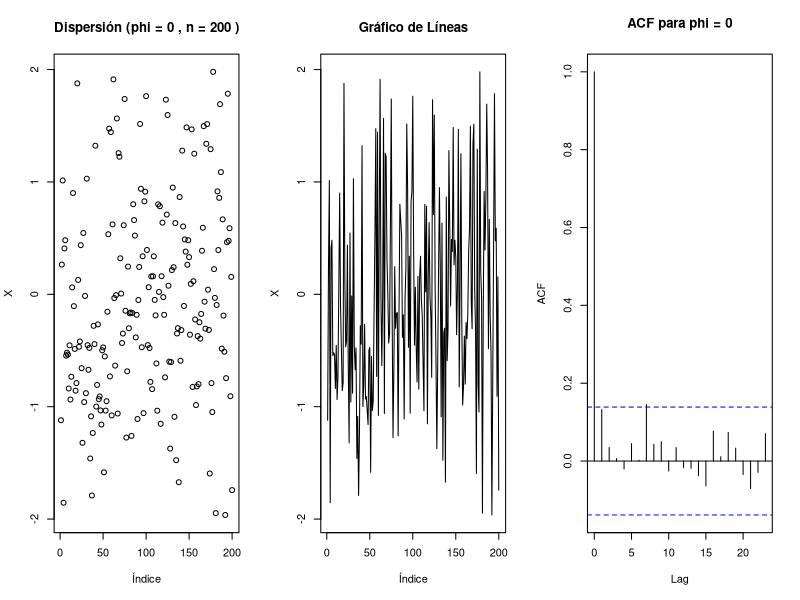
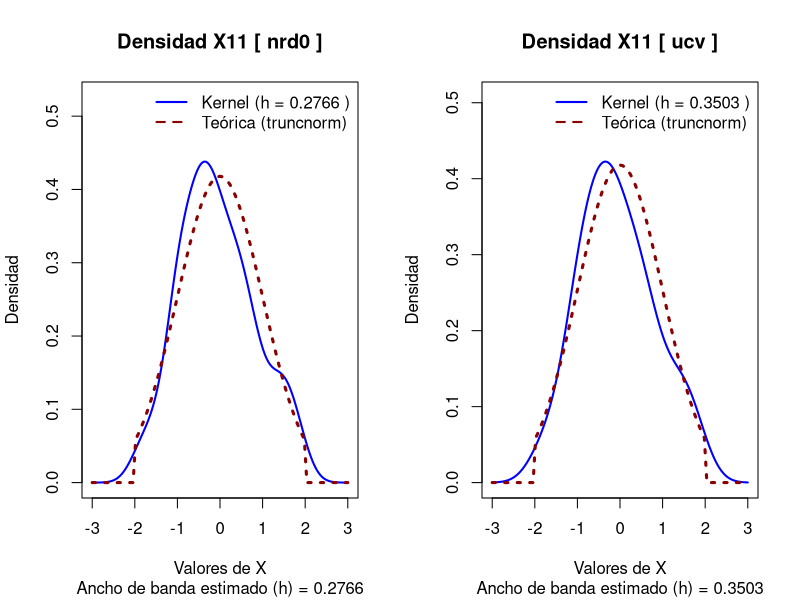
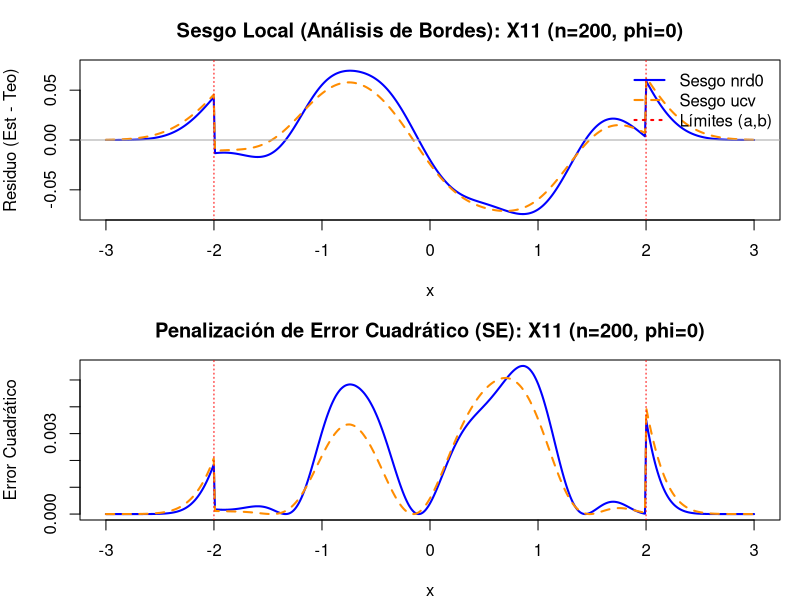
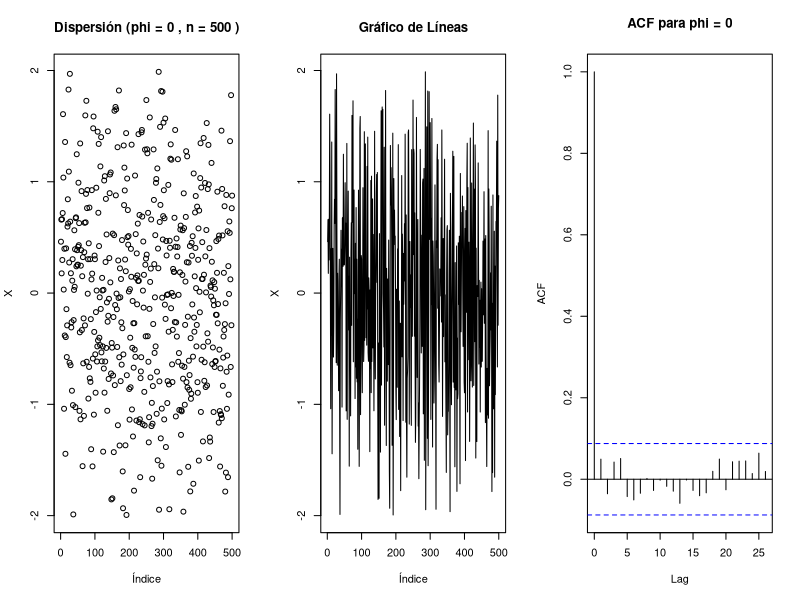
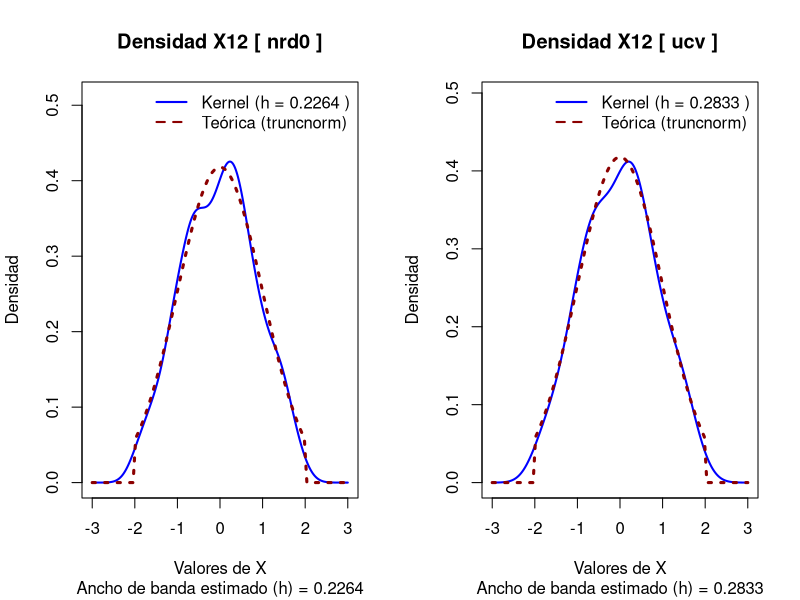
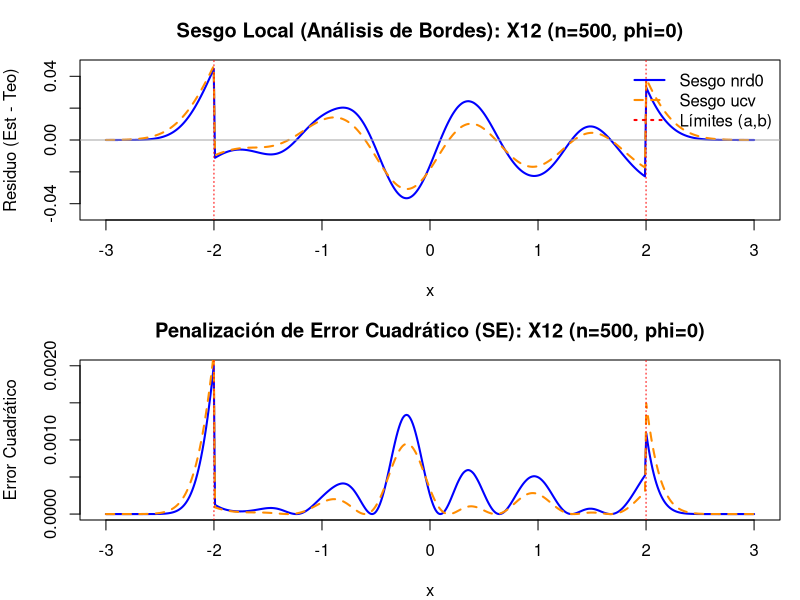
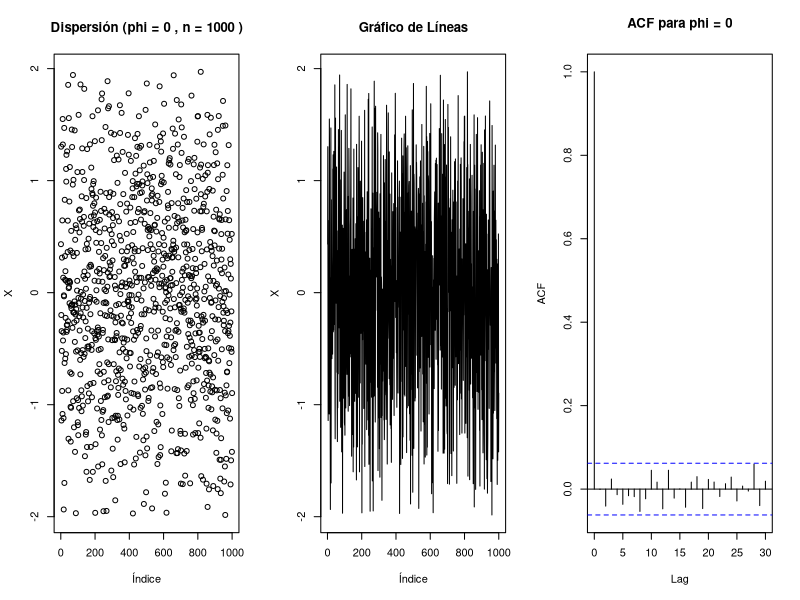
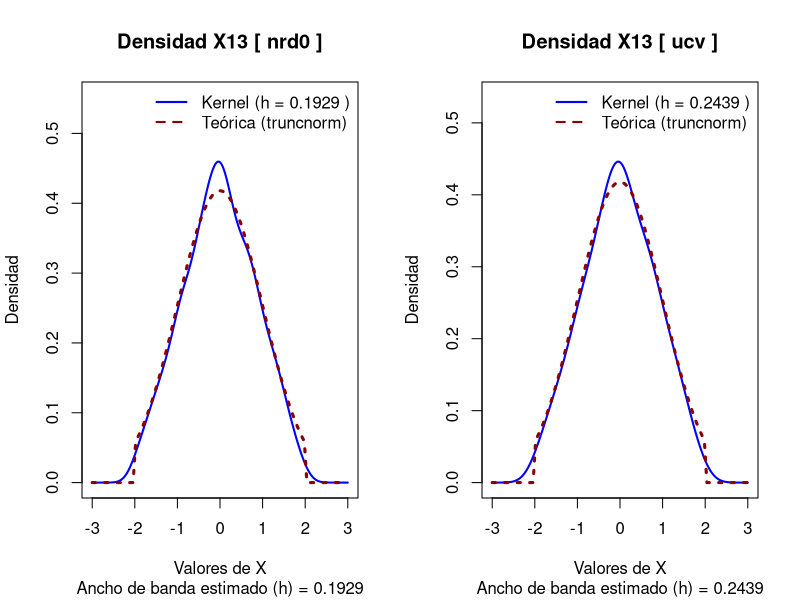

The R source for these figures, in order:
# ==============================================================================
# TÍTULO: Simulación de Procesos AR(1) con Distribución Normal Truncada y 
#         Comparación de Estimadores de Densidad Kernel (nrd0 vs. ucv)
#
# DESCRIPCIÓN: Este script genera series temporales con dependencia lineal AR(1)
#              transformadas a una distribución Normal Truncada mediante el 
#              método de la transformada inversa. Posteriormente, evalúa el
#              impacto del tamaño muestral (n) y el parámetro de persistencia (phi)
#              en la estimación de la densidad, comparando dos métodos de 
#              ancho de banda (h) frente a la densidad teórica real.
#
# AUTOR: Sebastian Zabala
# FECHA: Julio, 2026
# ==============================================================================

# ==============================================================================
# 1. PAQUETES Y CONFIGURACIÓN
# ==============================================================================
# Instala el paquete si no lo tienes: install.packages("truncnorm")
library(truncnorm)

# Esteblciendo semilla inicial
set.seed(1234)

# ==============================================================================
# 2. FUNCIÓN DE SIMULACIÓN (Normal Truncada Dependiente AR(1))
# ==============================================================================
gnormtrunc_dep <- function(nsim, phi, a, b, m, de) {
  # Generacion de AR(1)
  if (phi == 0) {
    Z <- rnorm(nsim) # Si phi es 0, es simplemente ruido blanco estandar
  } else {
    Z <- arima.sim(list(ar=phi), n=nsim) 
  }
  
  # Calculamos la varianza teórica del proceso AR(1)
  sd_Z <- if (phi == 0) 1 else sqrt(1 / (1 - phi^2))
  
  # Generar variables uniformes
  U <- pnorm(Z, mean=0, sd=sd_Z)
  
  # Soporte para la normal truncada, dependiente.
  F_a <- pnorm(a, mean = m, sd = de)
  F_b <- pnorm(b, mean = m, sd = de)
  p <- F_b - F_a
  
  # Inversa de la función de distribución (qnorm) ajustada a la escala
  X = qnorm(p * U + F_a, mean=m, sd=de)
  
  par(mfrow=c(1,3))
  # Gráficos internos solicitados de la serie
  plot(seq(1, nsim, 1), X, xlab="Índice", ylab="X", main=paste("Dispersión (phi =", phi, ", n =", nsim, ")"))
  plot(X, type = "l", xlab="Índice", ylab="X", main="Gráfico de Líneas")
  acf(X, main=paste("ACF para phi =", phi))
  par(mfrow=c(1,1))
  
  return(X)
}

# ==============================================================================
# 3. FUNCIÓN PARA ESTIMAR LA DENSIDAD
# ==============================================================================

est_dens_func <- function(X, bw_metodo, lim_inf, lim_sup) {
  
  # 1. Calcular estimación de densidad kernel
  # Nota: Es buena práctica fijar 'n' (ej. n = 512) para asegurar el mismo tamaño siempre
  est_dens <- density(X, bw = bw_metodo, from = lim_inf, to = lim_sup, n = 512)
  
  # 2. Extraer el valor numérico de h (ancho de banda) redondeado a 4 decimales
  h_estimado <- round(est_dens$bw, 4)
  
  # 3. Extraer la malla con la que se construyó la estimación
  malla <- est_dens$x
  
  # 4. Extraer las estimaciones de la densidad de la malla
  densidades <- est_dens$y
  
  # 5. Retornar las variables en una lista con nombres descriptivos
  return(list(
    h_estimado = h_estimado,
    malla      = malla,
    densidades = densidades
  ))
}

# ==============================================================================
# 3. FUNCIÓN ASISTENTE PARA SOBREPONER DENSIDADES (CORREGIDA Y AUTOMATIZADA)
# ==============================================================================
graficar_densidades_trunc <- function(densidad_est, bw_metodo, a, b, m, de, titulo = "") {
  
  # 1. Extraer los límites dinámicamente desde la malla ya calculada
  limite_inferior <- min(densidad_est$malla)
  limite_superior <- max(densidad_est$malla)
  
  # 2. Graficar la estimación del Kernel usando los vectores x e y
  plot(x = densidad_est$malla, 
       y = densidad_est$densidades, 
       type = "l", 
       main = paste("Densidad", titulo, "[", bw_metodo, "]"), 
       sub = paste("Ancho de banda estimado (h) =", round(densidad_est$h_estimado, 4)),
       col = "blue", lwd = 2, 
       xlim = c(limite_inferior, limite_superior), # Límites inyectados automáticamente
       ylim = c(0, max(densidad_est$densidades) * 1.2),
       xlab = "Valores de X", ylab = "Densidad")
  
  # 3. Sobreponer la teórica usando el paquete truncnorm
  curve(dtruncnorm(x, a = a, b = b, mean = m, sd = de), 
        col = "darkred", lwd = 3, lty = 3, add = TRUE)
  
  # 4. Leyenda explicativa enriquecida con el valor de h
  legend("topright", 
         legend = c(paste("Kernel (h =", round(densidad_est$h_estimado, 4), ")"), "Teórica (truncnorm)"), 
         col = c("blue", "darkred"), lty = c(1, 2), lwd = 2, bty = "n")
}



# ==============================================================================
# 4. DIAGNÓSTICO DE ERROR LOCAL (SESGO Y ERROR CUADRÁTICO) (ACTUALIZADO)
# ==============================================================================
diagnostico_error_local <- function(X, a, b, m, de, lim_inf, lim_sup, titulo = "") {
  # Configurar layout para 2 gráficos apilados verticalmente
  par(mfrow = c(2, 1), mar = c(4, 4, 3, 1))
  
  # 1. Estimar con ambos métodos forzando la grilla exacta (sin interpolación)
  # Usamos from, to y n=512 para "congelar" la malla
  d_nrd0 <- density(X, bw = "nrd0", from = lim_inf, to = lim_sup, n = 512)
  
  # Suprimimos los warnings de UCV para no saturar la consola en esta fase
  d_ucv  <- suppressWarnings(density(X, bw = "ucv", from = lim_inf, to = lim_sup, n = 512))
  
  # 2. Extraer la malla exacta generada por R y evaluar la densidad teórica ahí
  x_grid <- d_nrd0$x
  y_teo <- dtruncnorm(x_grid, a = a, b = b, mean = m, sd = de)
  
  # 3. GRÁFICO 1: Residuos (Sesgo Local)
  # Calculamos el error directamente sin usar approx()
  sesgo_nrd0 <- d_nrd0$y - y_teo
  sesgo_ucv  <- d_ucv$y - y_teo
  
  # Establecer límites simétricos para el eje Y del sesgo
  y_lim_sesgo <- max(abs(c(sesgo_nrd0, sesgo_ucv)))
  
  plot(x_grid, sesgo_nrd0, type = "l", col = "blue", lwd = 2,
       ylim = c(-y_lim_sesgo, y_lim_sesgo),
       ylab = "Residuo (Est - Teo)", xlab = "x",
       main = paste("Sesgo Local (Análisis de Bordes):", titulo))
  lines(x_grid, sesgo_ucv, col = "darkorange", lwd = 2, lty = 2)
  abline(h = 0, col = "darkgray", lty = 1) # Línea de perfección
  abline(v = c(a, b), col = "red", lty = 3) # Límites de truncamiento
  
  legend("topright", legend = c("Sesgo nrd0", "Sesgo ucv", "Límites (a,b)"),
         col = c("blue", "darkorange", "red"), lty = c(1, 2, 3), lwd = 2, bty = "n")
  
  # 4. GRÁFICO 2: Error Cuadrático Local
  se_nrd0 <- sesgo_nrd0^2
  se_ucv  <- sesgo_ucv^2
  
  plot(x_grid, se_nrd0, type = "l", col = "blue", lwd = 2,
       ylab = "Error Cuadrático", xlab = "x",
       main = paste("Penalización de Error Cuadrático (SE):", titulo))
  lines(x_grid, se_ucv, col = "darkorange", lwd = 2, lty = 2)
  abline(v = c(a, b), col = "red", lty = 3)
  
  # Restaurar layout gráfico a la normalidad
  par(mfrow = c(1, 1), mar = c(5, 4, 4, 2) + 0.1)
}


# ==============================================================================
# 5. EJECUCIÓN DE SIMULACIONES Y GRÁFICOS DE COMPARACIÓN
# ==============================================================================

# ------------------------------------------------------------------------------
# Bloque 1: Simulaciones con phi = 0 y normal truncada (0,1) en (-2,2)
# ------------------------------------------------------------------------------

# --- X11 (n = 200) ---
X11 <- gnormtrunc_dep(nsim = 200, phi = 0, a = -2, b = 2, m = 0, de = 1)
dens_nrd0_X11 <- est_dens_func(X11, "nrd0", lim_inf = -3, lim_sup = 3)
dens_ucv_X11  <- suppressWarnings(est_dens_func(X11, "ucv", lim_inf = -3, lim_sup = 3))

par(mfrow=c(1,2))
graficar_densidades_trunc(dens_nrd0_X11, "nrd0", a = -2, b = 2, m = 0, de = 1, titulo = "X11")
graficar_densidades_trunc(dens_ucv_X11, "ucv",  a = -2, b = 2, m = 0, de = 1, titulo = "X11")
diagnostico_error_local(X11, a = -2, b = 2, m = 0, de = 1, lim_inf = -3, lim_sup = 3, titulo = "X11 (n=200, phi=0)")

# --- X12 (n = 500) ---
X12 <- gnormtrunc_dep(nsim = 500, phi = 0, a = -2, b = 2, m = 0, de = 1)
dens_nrd0_X12 <- est_dens_func(X12, "nrd0", lim_inf = -3, lim_sup = 3)
dens_ucv_X12  <- suppressWarnings(est_dens_func(X12, "ucv", lim_inf = -3, lim_sup = 3))

par(mfrow=c(1,2))
graficar_densidades_trunc(dens_nrd0_X12, "nrd0", a = -2, b = 2, m = 0, de = 1, titulo = "X12")
graficar_densidades_trunc(dens_ucv_X12, "ucv",  a = -2, b = 2, m = 0, de = 1, titulo = "X12")
diagnostico_error_local(X12, a = -2, b = 2, m = 0, de = 1, lim_inf = -3, lim_sup = 3, titulo = "X12 (n=500, phi=0)")

# --- X13 (n = 1000) ---
X13 <- gnormtrunc_dep(nsim = 1000, phi = 0, a = -2, b = 2, m = 0, de = 1)
dens_nrd0_X13 <- est_dens_func(X13, "nrd0", lim_inf = -3, lim_sup = 3)
dens_ucv_X13  <- suppressWarnings(est_dens_func(X13, "ucv", lim_inf = -3, lim_sup = 3))

par(mfrow=c(1,2))
graficar_densidades_trunc(dens_nrd0_X13, "nrd0", a = -2, b = 2, m = 0, de = 1, titulo = "X13")
graficar_densidades_trunc(dens_ucv_X13, "ucv",  a = -2, b = 2, m = 0, de = 1, titulo = "X13")
diagnostico_error_local(X13, a = -2, b = 2, m = 0, de = 1, lim_inf = -3, lim_sup = 3, titulo = "X13 (n=1000, phi=0)")

# --- X14 (n = 2000) ---
X14 <- gnormtrunc_dep(nsim = 2000, phi = 0, a = -2, b = 2, m = 0, de = 1)
dens_nrd0_X14 <- est_dens_func(X14, "nrd0", lim_inf = -3, lim_sup = 3)
dens_ucv_X14  <- suppressWarnings(est_dens_func(X14, "ucv", lim_inf = -3, lim_sup = 3))

par(mfrow=c(1,2))
graficar_densidades_trunc(dens_nrd0_X14, "nrd0", a = -2, b = 2, m = 0, de = 1, titulo = "X14")
graficar_densidades_trunc(dens_ucv_X14, "ucv",  a = -2, b = 2, m = 0, de = 1, titulo = "X14")
diagnostico_error_local(X14, a = -2, b = 2, m = 0, de = 1, lim_inf = -3, lim_sup = 3, titulo = "X14 (n=2000, phi=0)")


# ------------------------------------------------------------------------------
# Bloque 2: Simulaciones con phi = 0.5 y normal truncada (0,1) en (-2,2)
# ------------------------------------------------------------------------------

# --- X21 (n = 200) ---
X21 <- gnormtrunc_dep(nsim = 200, phi = 0.5, a = -2, b = 2, m = 0, de = 1)
dens_nrd0_X21 <- est_dens_func(X21, "nrd0", lim_inf = -3, lim_sup = 3)
dens_ucv_X21  <- suppressWarnings(est_dens_func(X21, "ucv", lim_inf = -3, lim_sup = 3))

par(mfrow=c(1,2))
graficar_densidades_trunc(dens_nrd0_X21, "nrd0", a = -2, b = 2, m = 0, de = 1, titulo = "X21")
graficar_densidades_trunc(dens_ucv_X21, "ucv",  a = -2, b = 2, m = 0, de = 1, titulo = "X21")
diagnostico_error_local(X21, a = -2, b = 2, m = 0, de = 1, lim_inf = -3, lim_sup = 3, titulo = "X21 (n=200, phi=0.5)")

# --- X22 (n = 500) ---
X22 <- gnormtrunc_dep(nsim = 500, phi = 0.5, a = -2, b = 2, m = 0, de = 1)
dens_nrd0_X22 <- est_dens_func(X22, "nrd0", lim_inf = -3, lim_sup = 3)
dens_ucv_X22  <- suppressWarnings(est_dens_func(X22, "ucv", lim_inf = -3, lim_sup = 3))

par(mfrow=c(1,2))
graficar_densidades_trunc(dens_nrd0_X22, "nrd0", a = -2, b = 2, m = 0, de = 1, titulo = "X22")
graficar_densidades_trunc(dens_ucv_X22, "ucv",  a = -2, b = 2, m = 0, de = 1, titulo = "X22")
diagnostico_error_local(X22, a = -2, b = 2, m = 0, de = 1, lim_inf = -3, lim_sup = 3, titulo = "X22 (n=500, phi=0.5)")

# --- X23 (n = 1000) ---
X23 <- gnormtrunc_dep(nsim = 1000, phi = 0.5, a = -2, b = 2, m = 0, de = 1)
dens_nrd0_X23 <- est_dens_func(X23, "nrd0", lim_inf = -3, lim_sup = 3)
dens_ucv_X23  <- suppressWarnings(est_dens_func(X23, "ucv", lim_inf = -3, lim_sup = 3))

par(mfrow=c(1,2))
graficar_densidades_trunc(dens_nrd0_X23, "nrd0", a = -2, b = 2, m = 0, de = 1, titulo = "X23")
graficar_densidades_trunc(dens_ucv_X23, "ucv",  a = -2, b = 2, m = 0, de = 1, titulo = "X23")
diagnostico_error_local(X23, a = -2, b = 2, m = 0, de = 1, lim_inf = -3, lim_sup = 3, titulo = "X23 (n=1000, phi=0.5)")

# --- X24 (n = 2000) ---
X24 <- gnormtrunc_dep(nsim = 2000, phi = 0.5, a = -2, b = 2, m = 0, de = 1)
dens_nrd0_X24 <- est_dens_func(X24, "nrd0", lim_inf = -3, lim_sup = 3)
dens_ucv_X24  <- suppressWarnings(est_dens_func(X24, "ucv", lim_inf = -3, lim_sup = 3))

par(mfrow=c(1,2))
graficar_densidades_trunc(dens_nrd0_X24, "nrd0", a = -2, b = 2, m = 0, de = 1, titulo = "X24")
graficar_densidades_trunc(dens_ucv_X24, "ucv",  a = -2, b = 2, m = 0, de = 1, titulo = "X24")
diagnostico_error_local(X24, a = -2, b = 2, m = 0, de = 1, lim_inf = -3, lim_sup = 3, titulo = "X24 (n=2000, phi=0.5)")


# ------------------------------------------------------------------------------
# Bloque 3: Simulaciones con phi = 0.9 y normal truncada (0,1) en (-2,2)
# ------------------------------------------------------------------------------

# --- X31 (n = 200) ---
X31 <- gnormtrunc_dep(nsim = 200, phi = 0.9, a = -2, b = 2, m = 0, de = 1)
dens_nrd0_X31 <- est_dens_func(X31, "nrd0", lim_inf = -3, lim_sup = 3)
dens_ucv_X31  <- suppressWarnings(est_dens_func(X31, "ucv", lim_inf = -3, lim_sup = 3))

par(mfrow=c(1,2))
graficar_densidades_trunc(dens_nrd0_X31, "nrd0", a = -2, b = 2, m = 0, de = 1, titulo = "X31")
graficar_densidades_trunc(dens_ucv_X31, "ucv",  a = -2, b = 2, m = 0, de = 1, titulo = "X31")
diagnostico_error_local(X31, a = -2, b = 2, m = 0, de = 1, lim_inf = -3, lim_sup = 3, titulo = "X31 (n=200, phi=0.9)")

# --- X32 (n = 500) ---
X32 <- gnormtrunc_dep(nsim = 500, phi = 0.9, a = -2, b = 2, m = 0, de = 1)
dens_nrd0_X32 <- est_dens_func(X32, "nrd0", lim_inf = -3, lim_sup = 3)
dens_ucv_X32  <- suppressWarnings(est_dens_func(X32, "ucv", lim_inf = -3, lim_sup = 3))

par(mfrow=c(1,2))
graficar_densidades_trunc(dens_nrd0_X32, "nrd0", a = -2, b = 2, m = 0, de = 1, titulo = "X32")
graficar_densidades_trunc(dens_ucv_X32, "ucv",  a = -2, b = 2, m = 0, de = 1, titulo = "X32")
diagnostico_error_local(X32, a = -2, b = 2, m = 0, de = 1, lim_inf = -3, lim_sup = 3, titulo = "X32 (n=500, phi=0.9)")

# --- X33 (n = 1000) ---
X33 <- gnormtrunc_dep(nsim = 1000, phi = 0.9, a = -2, b = 2, m = 0, de = 1)
dens_nrd0_X33 <- est_dens_func(X33, "nrd0", lim_inf = -3, lim_sup = 3)
dens_ucv_X33  <- suppressWarnings(est_dens_func(X33, "ucv", lim_inf = -3, lim_sup = 3))

par(mfrow=c(1,2))
graficar_densidades_trunc(dens_nrd0_X33, "nrd0", a = -2, b = 2, m = 0, de = 1, titulo = "X33")
graficar_densidades_trunc(dens_ucv_X33, "ucv",  a = -2, b = 2, m = 0, de = 1, titulo = "X33")
diagnostico_error_local(X33, a = -2, b = 2, m = 0, de = 1, lim_inf = -3, lim_sup = 3, titulo = "X33 (n=1000, phi=0.9)")

# --- X34 (n = 2000) ---
X34 <- gnormtrunc_dep(nsim = 2000, phi = 0.9, a = -2, b = 2, m = 0, de = 1)
dens_nrd0_X34 <- est_dens_func(X34, "nrd0", lim_inf = -3, lim_sup = 3)
dens_ucv_X34  <- suppressWarnings(est_dens_func(X34, "ucv", lim_inf = -3, lim_sup = 3))

par(mfrow=c(1,2))
graficar_densidades_trunc(dens_nrd0_X34, "nrd0", a = -2, b = 2, m = 0, de = 1, titulo = "X34")
graficar_densidades_trunc(dens_ucv_X34, "ucv",  a = -2, b = 2, m = 0, de = 1, titulo = "X34")
diagnostico_error_local(X34, a = -2, b = 2, m = 0, de = 1, lim_inf = -3, lim_sup = 3, titulo = "X34 (n=2000, phi=0.9)")
